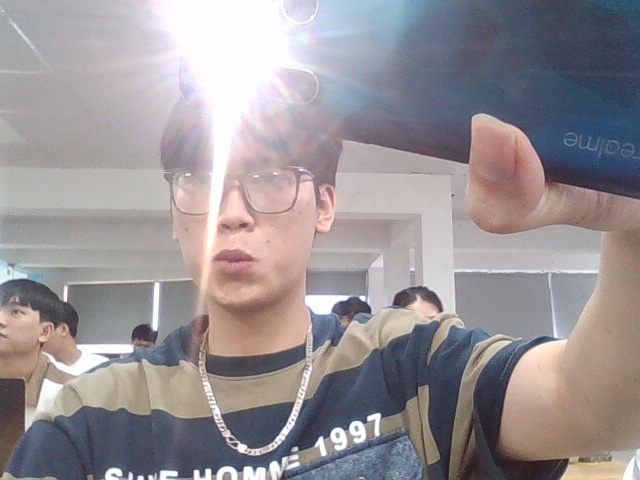
#> input picture Lap_3/captured_images/image_1.jpg, 640 x 480 px; its folder holds 4 pictures in this run
$ python bai3,4.py
#> lines starting #> are read from the running program, lines starting #| are printed output that depends on the picture
# import cv2
# import os
#
#
# save_folder = 'captured_images'
# if not os.path.exists(save_folder):
#     os.makedirs(save_folder)
#
#
# cap = cv2.VideoCapture(0)
#
# image_count = 0
#
# while image_count < 20:
#     ret, frame = cap.read()
#
#
#     cv2.imshow('Chụp ảnh', frame)
#
#     # Lưu ảnh mỗi khi nhấn phím 's'
#     if cv2.waitKey(1) & 0xFF == ord('s'):
#         image_path = os.path.join(save_folder, f'image_{image_count + 1}.jpg')
#         cv2.imwrite(image_path, frame)
#         print(f'Đã lưu {image_path}')
#         image_count += 1
#
#
#     if cv2.waitKey(1) & 0xFF == ord('q'):
#         break
#
#
# cap.release()
# cv2.destroyAllWindows()
import cv2
import numpy as np
import os

def calculate_brightness(image):

    gray = cv2.cvtColor(image, cv2.COLOR_BGR2GRAY)
    # Tính toán độ sáng trung bình
    return np.mean(gray)


image_folder = 'captured_images'
images = [f for f in os.listdir(image_folder) if f.endswith('.jpg')]

for img_name in images:
    img_path = os.path.join(image_folder, img_name)
    img = cv2.imread(img_path)
#> img is the input picture: shape (480, 640, 3); mean B, G, R 149.2, 145.8, 152


    brightness = calculate_brightness(img)
#> in calculate_brightness, `gray = cv2.cvtColor(image, cv2.COLOR_BGR2GRAY)`:
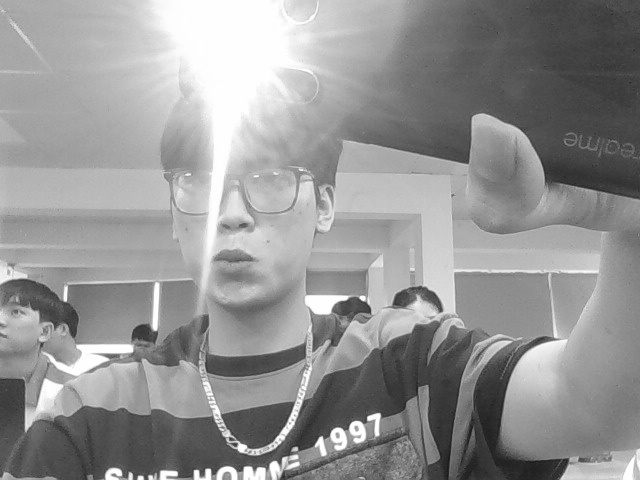
#> gray: shape (480, 640); min 22, max 255, mean 148.1
#> brightness = 148.1


    if brightness > 127:  # Ngưỡng sáng
        print(f'{img_name}: Ảnh sáng (Brightness = {brightness:.2f})')
#| image_1.jpg: Ảnh sáng (Brightness = 148.06)
    else:
        print(f'{img_name}: Ảnh tối (Brightness = {brightness:.2f})')
#> pass 2 of the loop `for img_name in images:`:
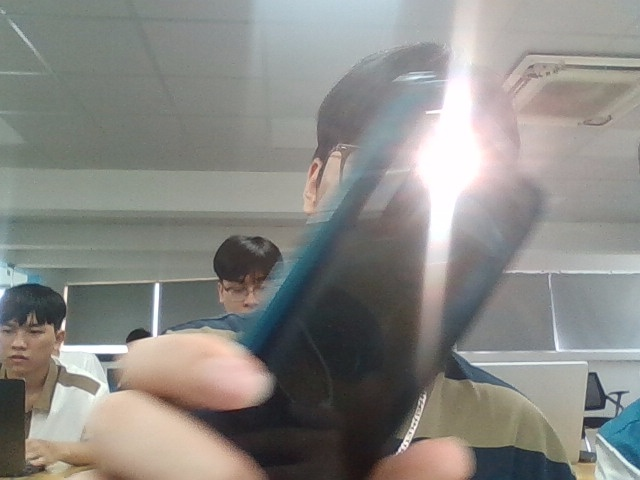
#> input picture Lap_3/captured_images/image_10.jpg, 640 x 480 px
#> img is the input picture: shape (480, 640, 3); mean B, G, R 132.4, 136.6, 137.3
#> in calculate_brightness (call 2), `gray = cv2.cvtColor(image, cv2.COLOR_BGR2GRAY)`:
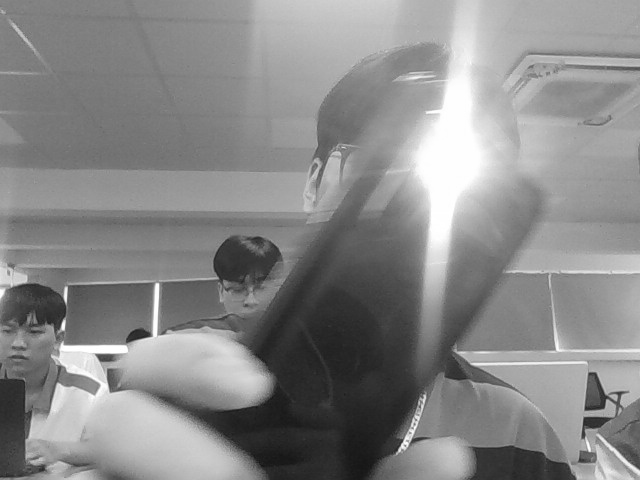
#> gray: shape (480, 640); min 19, max 255, mean 136.3
#> brightness = 136.3
#| image_10.jpg: Ảnh sáng (Brightness = 136.33)
#> pass 3 of the loop `for img_name in images:`:
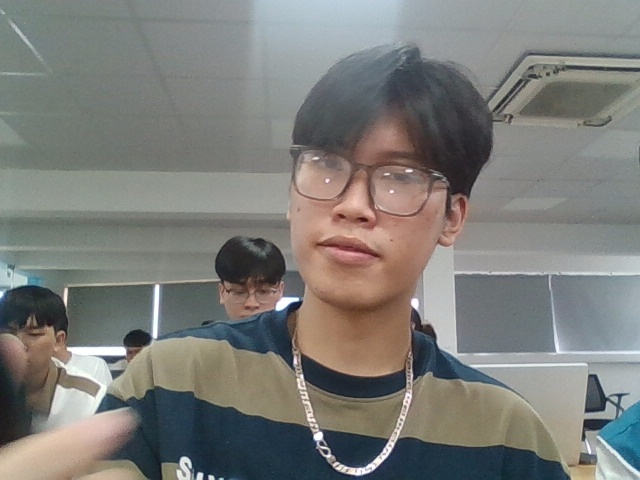
#> input picture Lap_3/captured_images/image_11.jpg, 640 x 480 px
#> img is the input picture: shape (480, 640, 3); mean B, G, R 120.9, 124.5, 124.6
#> in calculate_brightness (call 3), `gray = cv2.cvtColor(image, cv2.COLOR_BGR2GRAY)`:
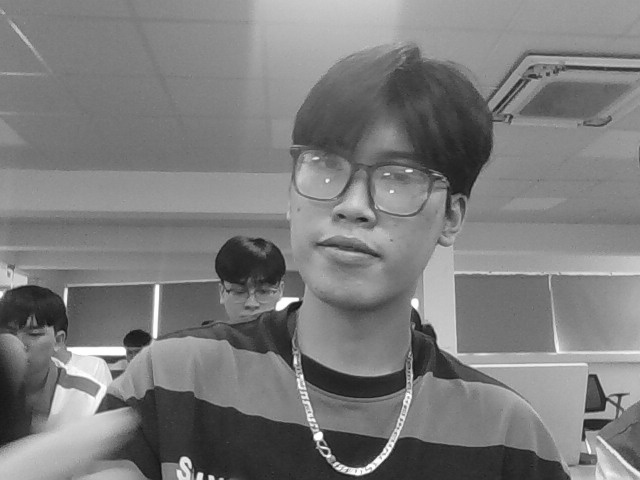
#> gray: shape (480, 640); min 17, max 255, mean 124.1
#> brightness = 124.1
#| image_11.jpg: Ảnh tối (Brightness = 124.12)
#> the loop made 4 passes; the first 3 are shown
